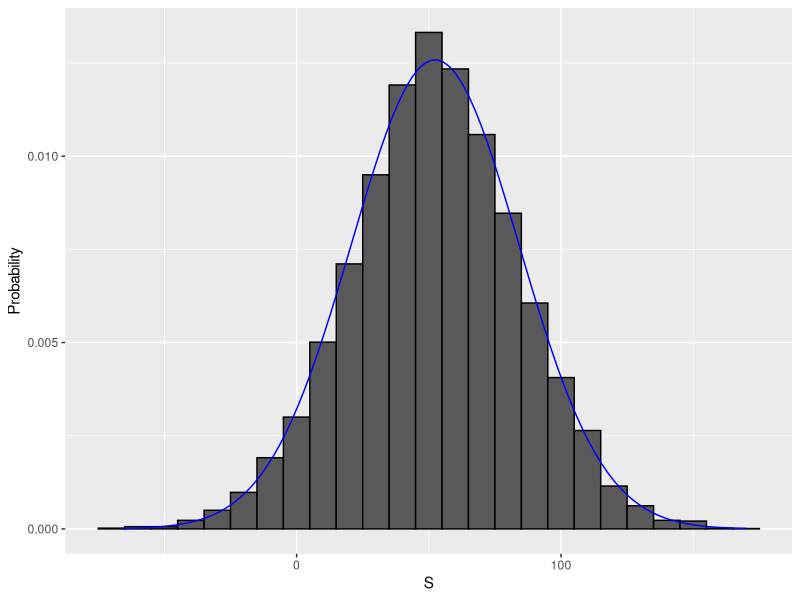

This chart was generated by the following R code: (Note: this script raises an error after producing the figure.)
## Section 3 Random Variables, Sampling Models, and the Central Limit Theorem

## Code: Modeling a random variable
# define random variable x to be 1 if blue, 0 otherwise
beads <- rep(c("red", "blue"), times = c(2, 3))
x <- ifelse((sample(beads, 1) == "blue"), 1, 0)
# demonstrate that the random variable is different every time
ifelse((sample(beads, 1) == "blue"), 1, 0)
ifelse((sample(beads, 1) == "blue"), 1, 0)
ifelse((sample(beads, 1) == "blue"), 1, 0)

# sampling model 1: define urn, then sample
color <- rep(c("Black", "Red", "Green"), c(18, 18, 2)) # define the urn for the sampling model
n <- 1000
 # 1000 draws from urn, -1 if red, else +1
X <- sample(ifelse(color == "Red", -1, 1), n, replace = TRUE)   
X[1:10]    # first 10 outcomes

# sampling model 2: define urn inside sample function by noting probabilities
x <- sample(c(-1, 1), n, replace = TRUE, prob = c(9/19, 10/19))    # 1000 independent draws
S <- sum(x)    # total winnings = sum of draws
S

# We use the sampling model to run a Monte Carlo simulation and use the results 
# to estimate the probability of the casino losing money.

n <- 1000    # number of roulette players
B <- 10000    # number of Monte Carlo experiments
S <- replicate(B, {
  X <- sample(c(-1,1), n, replace = TRUE, prob = c(9/19, 10/19))    # simulate 1000 roulette spins
  sum(X)    # determine total profit
})

mean(S < 0)    # probability of the casino losing money

# We can plot a histogram of the observed values of S as well as the normal 
# density curve based on the mean and standard deviation of S.

library(tidyverse)
# sequence of 100 values across range of S
s <- seq(min(S), max(S), length = 100)    
# generate normal density for S
normal_density <- data.frame(s = s, f = dnorm(s, mean(S), sd(S))) 
# make data frame of S for histogram
data.frame (S = S) %>%    
  ggplot(aes(S, ..density..)) +
  geom_histogram(color = "black", binwidth = 10) +
  ylab("Probability") +
  geom_line(data = normal_density, mapping = aes(s, f), color = "blue")

## Central Limit Theorem
# with outcomes a and b, with probabilities of p and 1-p, respectively

# Expected value of a random variable
ap + b(1-p)

# Expected value of the sum of n draws of a random variable
n * (a*p + b(1-p))

# Standard deviation of an urn with two values
abs(b-a) * sqrt(p*(1-p))

# Standard error of the sum of n draws of a random variable
sqrt(n) * abs(b-a) * sqrt(p*(1-p))

#end


# DataCamp Assessment -----------------------------------------------------

# Ex. 1

# Assign a variable `p_green` as the probability of the ball landing in a 
# green pocket
p_green <- 2 / 38

# Assign a variable `p_not_green` as the probability of the ball not landing 
# in a green pocket
p_not_green <- 1-p_green

# Define the number of bets using the variable 'n'
n <- 100

# Calculate 'avg', the expected outcome of 100 spins if you win $17 when the 
# ball lands on green and you lose $1 when the ball doesn't land on green
avg <- n * (17*p_green + -1*p_not_green)

# Compute 'se', the standard error of the sum of 100 outcomes
se <- sqrt(n) * (17 - -1)*sqrt(p_green*p_not_green)

# Using the expected value 'avg' and standard error 'se', compute the 
# probability that you win money betting on green 100 times.

# n * (a*p + b(1-p))

pnorm(0, avg, se, lower.tail = FALSE)

# Ex. 2

# Assign a variable `p_green` as the probability of the ball landing in a green 
# pocket
p_green <- 2 / 38

# Assign a variable `p_not_green` as the probability of the ball not landing in 
# a green pocket
p_not_green <- 1-p_green

# Define the number of bets using the variable 'n'
n <- 100

# The variable `B` specifies the number of times we want the simulation to run. 
# Let's run the Monte Carlo simulation 10,000 times.
B <- 10000

# Use the `set.seed` function to make sure your answer matches the expected 
# result after random sampling.
set.seed(1)

# Create an object called `S` that replicates the sample code for `B` iterations 
# and sums the outcomes.

S <- replicate(B, {
  x <- sample(c(17, -1), 100, replace = TRUE, prob = (c(p_green, p_not_green)))
sum(x)})


# Compute the average value for 'S'
mean(S)

# Calculate the standard deviation of 'S'
sd(S)

# Ex. 3

# Calculate the proportion of outcomes in the vector `S` that exceed $0

mean(S > 0)

# Ex. 5
# Use the `set.seed` function to make sure your answer matches the expected 
# result after random sampling.
set.seed(1)

# Define the number of bets using the variable 'n'
n <- 10000

# Assign a variable `p_green` as the probability of the ball landing in a green 
# pocket
p_green <- 2 / 38

# Assign a variable `p_not_green` as the probability of the ball not landing in 
# a green pocket
p_not_green <- 1 - p_green

# Create a vector called `X` that contains the outcomes of `n` bets

X <- sample(c(17, -1), n, replace = TRUE, prob = (c(p_green, p_not_green)))
  
# Define a variable `Y` that contains the mean outcome per bet. Print this mean 
# to the console.

Y <- mean(X)
Y

# Ex. 6

# Assign a variable `p_green` as the probability of the ball landing in a green pocket
p_green <- 2 / 38

# Assign a variable `p_not_green` as the probability of the ball not landing in a green pocket
p_not_green <- 1 - p_green

# Calculate the expected outcome of `Y`, the mean outcome per bet in 10,000 bets
# n * (a*p + b(1-p))

 17*p_green + (-1)*p_not_green

 # Ex. 7
 
 # Define the number of bets using the variable 'n'
 n <- 10000
 
 # Assign a variable `p_green` as the probability of the ball landing in a green pocket
 p_green <- 2 / 38
 
 # Assign a variable `p_not_green` as the probability of the ball not landing in a green pocket
 p_not_green <- 1 - p_green
 
 # Compute the standard error of 'Y', the mean outcome per bet from 10,000 bets.
 
 (abs(p_green - p_not_green) * sqrt(p_green * p_not_green)) / sqrt(n)
 
 
 # end